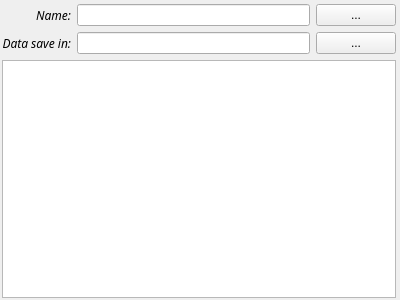
<?xml version="1.0" encoding="UTF-8"?>
<ui version="4.0">
 <class>SequenceWidget</class>
 <widget class="QWidget" name="SequenceWidget">
  <property name="geometry">
   <rect>
    <x>0</x>
    <y>0</y>
    <width>400</width>
    <height>300</height>
   </rect>
  </property>
  <property name="windowTitle">
   <string>Form</string>
  </property>
  <layout class="QHBoxLayout" name="horizontalLayout">
   <property name="leftMargin">
    <number>2</number>
   </property>
   <property name="topMargin">
    <number>4</number>
   </property>
   <property name="rightMargin">
    <number>4</number>
   </property>
   <property name="bottomMargin">
    <number>2</number>
   </property>
   <item>
    <layout class="QVBoxLayout" name="verticalLayout">
     <item>
      <layout class="QGridLayout" name="gridLayout">
       <item row="1" column="1">
        <widget class="QLineEdit" name="lineEditDataDir"/>
       </item>
       <item row="0" column="1">
        <widget class="QLineEdit" name="lineEditName"/>
       </item>
       <item row="1" column="0">
        <widget class="QLabel" name="label_2">
         <property name="font">
          <font>
           <family>Myriad Pro</family>
           <italic>true</italic>
          </font>
         </property>
         <property name="text">
          <string>Data save in:</string>
         </property>
         <property name="alignment">
          <set>Qt::AlignRight|Qt::AlignTrailing|Qt::AlignVCenter</set>
         </property>
        </widget>
       </item>
       <item row="0" column="0">
        <widget class="QLabel" name="label">
         <property name="font">
          <font>
           <family>Myriad Pro</family>
           <italic>true</italic>
          </font>
         </property>
         <property name="text">
          <string>Name:</string>
         </property>
         <property name="alignment">
          <set>Qt::AlignRight|Qt::AlignTrailing|Qt::AlignVCenter</set>
         </property>
        </widget>
       </item>
       <item row="1" column="2">
        <widget class="QPushButton" name="browseDir">
         <property name="text">
          <string>...</string>
         </property>
        </widget>
       </item>
       <item row="0" column="2">
        <widget class="QPushButton" name="browseName">
         <property name="text">
          <string>...</string>
         </property>
        </widget>
       </item>
      </layout>
     </item>
     <item>
      <widget class="SequenceView" name="treeView"/>
     </item>
    </layout>
   </item>
  </layout>
 </widget>
 <customwidgets>
  <customwidget>
   <class>SequenceView</class>
   <extends>QTreeView</extends>
   <header>sequenceview.hpp</header>
  </customwidget>
 </customwidgets>
 <resources/>
 <connections/>
</ui>
